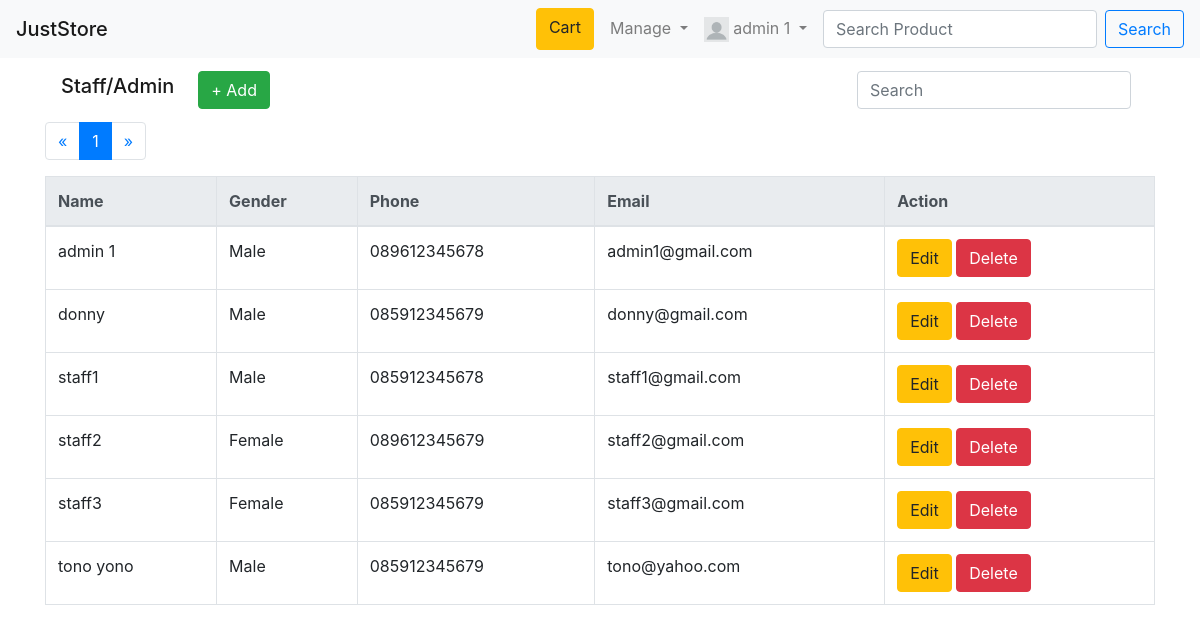
/mStaffAdmin.php (signed in), run on the app's committed database.
### tables this page shows
CREATE TABLE `member` (
  `id_member` int(11) NOT NULL,
  `name_member` varchar(255) NOT NULL,
  `gender_member` varchar(255) NOT NULL,
  `address_member` varchar(255) NOT NULL,
  `phone_member` varchar(20) NOT NULL,
  `email_member` varchar(255) NOT NULL,
  `password_member` varchar(255) NOT NULL,
  `image_member` varchar(255) NOT NULL DEFAULT 'profile_default.png',
  `role_member` varchar(255) NOT NULL DEFAULT 'member',
  `verified` int(11) NOT NULL DEFAULT 0,
  `vkey` varchar(255) NOT NULL
);

### mStaffAdmin.php (the view, shortened to what this page needs)
<?php
include 'db.php';
?>
<!DOCTYPE html>
<html lang="en">
<head>
  <link rel="stylesheet" href="css/bootstrap.css">
</head>
<body>
  <?php include 'navbar.php'; ?>
<div class="container">
  <nav class="navbar navbar-light">
    <a class="navbar-brand h1" href="#">Staff/Admin</a>
    <a href="mstaffadminadd.php" class="btn btn-success ml-2  mr-auto">+ Add</a>
      <form class="form-inline my-2 my-lg-0">
        <input class="form-control mr-sm-2" type="text" placeholder="Search" aria-label="Search" name="keyword" id="keyword">
      </form>
  </nav>
<?php
    $table=$conn->query("SELECT * FROM member WHERE role_member='admin' OR role_member='staff'");
    $data_perpage = 8;
    $sum_data = $table->num_rows;
    $sum_page = ceil($sum_data / $data_perpage);
    $page_active = ( isset($_GET['page'])) ? $_GET['page'] : 1;
    $start_data = ($data_perpage * $page_active) - $data_perpage;
  ?>
  <nav aria-label="Page navigation example">
  <ul class="pagination">
    <li class="page-item">
      <?php if($page_active > 1): ?>
      <a class="page-link" href="?page=<?php echo $page_active-1; ?>" aria-label="Previous">
        <span aria-hidden="true">&laquo;</span>
      </a>
      <?php else: ?>
        <a class="page-link" href="?page=<?php echo 1; ?>" aria-label="Previous">
        <span aria-hidden="true">&laquo;</span>
      </a>
      <?php endif; ?>
    </li>
    <?php for($i=1 ; $i<= $sum_page ; $i++): ?>
      <?php if($i == $page_active): ?>
        <li class="page-item active">
      <?php else: ?>
        <li class="page-item">
      <?php endif; ?>
      <a class="page-link" href="?page=<?php echo $i; ?>"><?php echo $i; ?></a>
    </li>
    <?php endfor; ?>
    <li class="page-item">
      <?php if($page_active < $sum_page): ?>
      <a class="page-link" href="?page=<?php echo $page_active+1; ?>" aria-label="Next">
        <span aria-hidden="true">&raquo;</span>
      </a>
      <?php else: ?>
        <a class="page-link" href="?page=<?php echo $sum_page; ?>" aria-label="Next">
        <span aria-hidden="true">&raquo;</span>
      </a>
      <?php endif; ?>
    </li>
  </ul>
</nav>
  <div id="container">
  <table class="table table-bordered">
  <thead class="thead-light">
    <tr>
      <th>Name</th>
      <th>Gender</th>
      <th>Phone</th>
      <th>Email</th>
      <th>Action</th>
    </tr>
  </thead>
  <tbody>
    <?php
      $result= $conn->query("SELECT * FROM member WHERE role_member='admin' OR role_member='staff' ORDER BY name_member LIMIT $start_data,$data_perpage");
      while($data=$result->fetch_assoc()){
    ?>
    <tr>
      <td><?php echo $data['name_member']; ?></td>
      <td><?php echo $data['gender_member']; ?></td>
      <td><?php echo $data['phone_member']; ?></td>
      <td><?php echo $data['email_member']; ?></td>
      <td>
        <a href="mstaffadminedit.php?id=<?php echo $data['id_member'] ?>" class="btn btn-warning">Edit</a>
        <a href="mstaffadmindelval.php?id=<?php echo $data['id_member'] ?>" class="btn btn-danger">Delete</a>
      </td>
    </tr>
      <?php } ?>
  </tbody>
</table>
</div>
</div>
</body>
</html>

### data on the page
member: name_member "admin 1", gender_member "Male", phone_member "089612345678", email_member "admin1@gmail.com"
member: name_member "donny", gender_member "Male", phone_member "085912345679", email_member "donny@gmail.com"
member: name_member "staff1", gender_member "Male", phone_member "085912345678", email_member "staff1@gmail.com"
member: name_member "staff2", gender_member "Female", phone_member "089612345679", email_member "staff2@gmail.com"
member: name_member "staff3", gender_member "Female", phone_member "085912345679", email_member "staff3@gmail.com"
member: name_member "tono yono", gender_member "Male", phone_member "085912345679", email_member "tono@yahoo.com"

### other printed values
$_SESSION['member']['name_member'] "admin 1"
